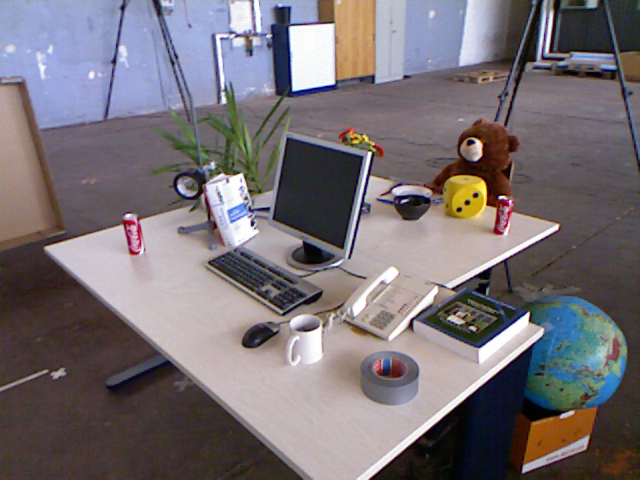
//> input picture vSLAM/ch12/data/2.png, 640 x 480 px, given in place of 1305031453.359684.png, which was not available
$ ./gen_vocab_large data/   (built with g++ and OpenCV 4)
//> lines starting //> are read from the running program, lines starting //| are printed output that depends on the picture; pictures that were not available may be replaced by others from this repository, and a replacement may not be noted
#include "DBoW3/DBoW3.h"
#include <opencv2/core/core.hpp>
#include <opencv2/highgui/highgui.hpp>
#include <opencv2/features2d/features2d.hpp>
#include <iostream>
#include <vector>
#include <string>

using namespace cv;
using namespace std;


int main( int argc, char** argv )
{
    string dataset_dir = argv[1];
    ifstream fin ( dataset_dir+"/associate.txt" );
    if ( !fin )
    {
        cout<<"please generate the associate file called associate.txt!"<<endl;
        return 1;
    }

    vector<string> rgb_files, depth_files;
    vector<double> rgb_times, depth_times;
    while ( !fin.eof() )
    {
        string rgb_time, rgb_file, depth_time, depth_file;
        fin>>rgb_time>>rgb_file>>depth_time>>depth_file;
        rgb_times.push_back ( atof ( rgb_time.c_str() ) );
        depth_times.push_back ( atof ( depth_time.c_str() ) );
        rgb_files.push_back ( dataset_dir+"/"+rgb_file );
        depth_files.push_back ( dataset_dir+"/"+depth_file );

        if ( fin.good() == false )
            break;
    }
    fin.close();

    cout<<"generating features ... "<<endl;
    vector<Mat> descriptors;
    Ptr< Feature2D > detector = ORB::create();
    int index = 1;
    for ( string rgb_file:rgb_files )
    {
        Mat image = imread(rgb_file);
//> image is the input picture: 480 rows x 640 cols, CV_8UC3; mean B, G, R 116.4, 111.6, 118.8
//> rgb_file = "data//rgb/1305031453.359684.png"
        vector<KeyPoint> keypoints;
        Mat descriptor;
        detector->detectAndCompute( image, Mat(), keypoints, descriptor );
//> keypoints = 500 keypoints; strongest (x, y, size): (252, 224, 31), (293, 89, 31), (370, 153, 31), (294, 89, 44.6)
        descriptors.push_back( descriptor );
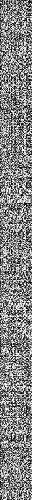
//> descriptors[0]: 500 rows x 32 cols, CV_8UC1; min 0, max 255, mean 131.3
        cout<<"extracting features from image " << index++ <<endl;
    }
//> pass 2 of the loop `for ( string rgb_file:rgb_files )`:
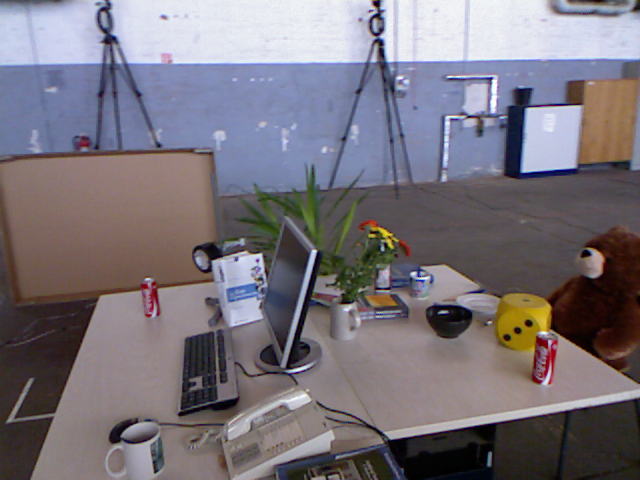
//> input picture vSLAM/ch12/data/3.png, 640 x 480 px, given in place of 1305031453.391690.png, which was not available
//> image is the input picture: 480 rows x 640 cols, CV_8UC3; mean B, G, R 123.5, 115.3, 121.2
//> rgb_file = "data//rgb/1305031453.391690.png"
//> keypoints = 500 keypoints; strongest (x, y, size): (491, 78, 31), (490, 78, 37.2), (418, 275, 37.2), (525, 169, 77.1)
//> `descriptors.push_back( descriptor );`:
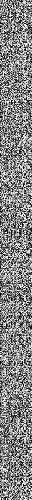
//> descriptors[1]: 500 rows x 32 cols, CV_8UC1; min 0, max 255, mean 132.2
    cout<<"extract total "<<descriptors.size()*500<<" features."<<endl;

    // create vocabulary
    cout<<"creating vocabulary, please wait ... "<<endl;
    DBoW3::Vocabulary vocab;
    vocab.create( descriptors );
    cout<<"vocabulary info: "<<vocab<<endl;
    vocab.save( "vocab_larger.yml.gz" );
    cout<<"done"<<endl;

    return 0;
}
